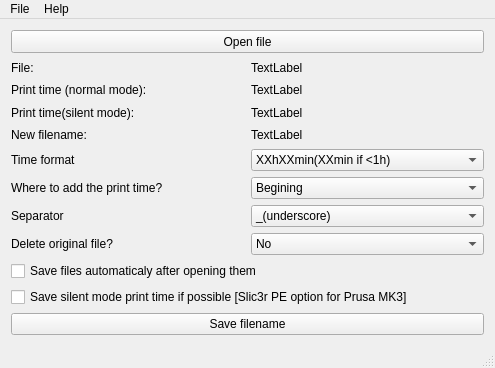
<?xml version="1.0" encoding="UTF-8"?>
<ui version="4.0">
 <class>MainWindow</class>
 <widget class="QMainWindow" name="MainWindow">
  <property name="geometry">
   <rect>
    <x>0</x>
    <y>0</y>
    <width>495</width>
    <height>368</height>
   </rect>
  </property>
  <property name="acceptDrops">
   <bool>true</bool>
  </property>
  <property name="windowTitle">
   <string>Gcode renamer</string>
  </property>
  <widget class="QWidget" name="centralWidget">
   <property name="acceptDrops">
    <bool>true</bool>
   </property>
   <layout class="QVBoxLayout" name="verticalLayout_3">
    <item>
     <layout class="QVBoxLayout" name="verticalLayout">
      <item>
       <widget class="QPushButton" name="openButton">
        <property name="minimumSize">
         <size>
          <width>0</width>
          <height>23</height>
         </size>
        </property>
        <property name="acceptDrops">
         <bool>true</bool>
        </property>
        <property name="text">
         <string>Open file</string>
        </property>
       </widget>
      </item>
      <item>
       <layout class="QHBoxLayout" name="horizontalLayout">
        <item>
         <widget class="QLabel" name="label_oriFilename">
          <property name="text">
           <string>File:</string>
          </property>
         </widget>
        </item>
        <item>
         <widget class="QLabel" name="filenameText">
          <property name="text">
           <string>TextLabel</string>
          </property>
         </widget>
        </item>
       </layout>
      </item>
      <item>
       <layout class="QHBoxLayout" name="horizontalLayout_3">
        <item>
         <widget class="QLabel" name="label_normalTime">
          <property name="text">
           <string>Print time (normal mode):</string>
          </property>
         </widget>
        </item>
        <item>
         <widget class="QLabel" name="printTimeText">
          <property name="text">
           <string>TextLabel</string>
          </property>
         </widget>
        </item>
       </layout>
      </item>
      <item>
       <layout class="QHBoxLayout" name="horizontalLayout_4">
        <item>
         <widget class="QLabel" name="label_silentTime">
          <property name="text">
           <string>Print time(silent mode):</string>
          </property>
         </widget>
        </item>
        <item>
         <widget class="QLabel" name="printSilentTimeText">
          <property name="text">
           <string>TextLabel</string>
          </property>
         </widget>
        </item>
       </layout>
      </item>
      <item>
       <layout class="QHBoxLayout" name="horizontalLayout_5">
        <item>
         <widget class="QLabel" name="label_newFilename">
          <property name="text">
           <string>New filename:</string>
          </property>
         </widget>
        </item>
        <item>
         <widget class="QLabel" name="newFilenameText">
          <property name="text">
           <string>TextLabel</string>
          </property>
         </widget>
        </item>
       </layout>
      </item>
      <item>
       <layout class="QVBoxLayout" name="verticalLayout_2">
        <item>
         <layout class="QHBoxLayout" name="horizontalLayout_9">
          <item>
           <widget class="QLabel" name="label_4">
            <property name="text">
             <string>Time format</string>
            </property>
           </widget>
          </item>
          <item>
           <widget class="QComboBox" name="timeFormatComboBox">
            <item>
             <property name="text">
              <string>XXhXXmin(XXmin if &lt;1h)</string>
             </property>
            </item>
            <item>
             <property name="text">
              <string>XXh(XXmin if &lt;1h)</string>
             </property>
            </item>
            <item>
             <property name="text">
              <string>XX.Xh(.5h accuracy)</string>
             </property>
            </item>
           </widget>
          </item>
         </layout>
        </item>
        <item>
         <layout class="QHBoxLayout" name="horizontalLayout_6">
          <item>
           <widget class="QLabel" name="label_2">
            <property name="text">
             <string>Where to add the print time?</string>
            </property>
           </widget>
          </item>
          <item>
           <widget class="QComboBox" name="timePlaceComboBox">
            <item>
             <property name="text">
              <string>Begining</string>
             </property>
            </item>
            <item>
             <property name="text">
              <string>End</string>
             </property>
            </item>
           </widget>
          </item>
         </layout>
        </item>
        <item>
         <layout class="QHBoxLayout" name="horizontalLayout_7">
          <item>
           <widget class="QLabel" name="label_3">
            <property name="text">
             <string>Separator</string>
            </property>
           </widget>
          </item>
          <item>
           <widget class="QComboBox" name="separatorComboBox">
            <item>
             <property name="text">
              <string>_(underscore)</string>
             </property>
            </item>
            <item>
             <property name="text">
              <string>-(dash)</string>
             </property>
            </item>
            <item>
             <property name="text">
              <string>.(dot)</string>
             </property>
            </item>
            <item>
             <property name="text">
              <string>(None)</string>
             </property>
            </item>
           </widget>
          </item>
         </layout>
        </item>
        <item>
         <layout class="QHBoxLayout" name="horizontalLayout_8">
          <item>
           <widget class="QLabel" name="label">
            <property name="text">
             <string>Delete original file?</string>
            </property>
           </widget>
          </item>
          <item>
           <widget class="QComboBox" name="deleteOriginalFileComboBox">
            <item>
             <property name="text">
              <string>No</string>
             </property>
            </item>
            <item>
             <property name="text">
              <string>Yes</string>
             </property>
            </item>
           </widget>
          </item>
         </layout>
        </item>
       </layout>
      </item>
      <item>
       <widget class="QCheckBox" name="autoSaveCheckBox">
        <property name="text">
         <string>Save files automaticaly after opening them</string>
        </property>
       </widget>
      </item>
      <item>
       <widget class="QCheckBox" name="silentModeCheckBox">
        <property name="layoutDirection">
         <enum>Qt::LeftToRight</enum>
        </property>
        <property name="text">
         <string>Save silent mode print time if possible [Slic3r PE option for Prusa MK3]</string>
        </property>
       </widget>
      </item>
      <item>
       <widget class="QPushButton" name="pushButton_2">
        <property name="text">
         <string>Save filename</string>
        </property>
       </widget>
      </item>
     </layout>
    </item>
   </layout>
  </widget>
  <widget class="QStatusBar" name="statusBar"/>
  <widget class="QMenuBar" name="menuBar">
   <property name="geometry">
    <rect>
     <x>0</x>
     <y>0</y>
     <width>495</width>
     <height>20</height>
    </rect>
   </property>
   <widget class="QMenu" name="menuFile">
    <property name="title">
     <string>File</string>
    </property>
    <addaction name="actionOpen"/>
    <addaction name="actionExit"/>
   </widget>
   <widget class="QMenu" name="menuAbout">
    <property name="title">
     <string>Help</string>
    </property>
    <addaction name="actionAbout"/>
    <addaction name="actionAbout_Qt"/>
   </widget>
   <addaction name="menuFile"/>
   <addaction name="menuAbout"/>
  </widget>
  <action name="actionOpen">
   <property name="text">
    <string>Open</string>
   </property>
   <property name="toolTip">
    <string>Open a file</string>
   </property>
   <property name="shortcut">
    <string>Ctrl+O</string>
   </property>
  </action>
  <action name="actionExit">
   <property name="text">
    <string>Exit</string>
   </property>
   <property name="shortcut">
    <string>Ctrl+Q</string>
   </property>
  </action>
  <action name="actionAbout">
   <property name="text">
    <string>About</string>
   </property>
  </action>
  <action name="actionAbout_Qt">
   <property name="text">
    <string>About Qt</string>
   </property>
  </action>
 </widget>
 <layoutdefault spacing="6" margin="11"/>
 <resources/>
 <connections/>
</ui>
